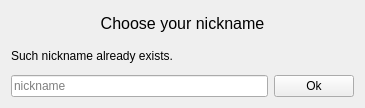
<?xml version="1.0" encoding="UTF-8"?>
<ui version="4.0">
 <class>NicknameSelector</class>
 <widget class="QWidget" name="NicknameSelector">
  <property name="geometry">
   <rect>
    <x>0</x>
    <y>0</y>
    <width>365</width>
    <height>108</height>
   </rect>
  </property>
  <property name="windowTitle">
   <string>Form</string>
  </property>
  <layout class="QVBoxLayout" name="verticalLayout">
   <item>
    <widget class="QLabel" name="label">
     <property name="font">
      <font>
       <pointsize>12</pointsize>
      </font>
     </property>
     <property name="text">
      <string>&lt;html&gt;&lt;head/&gt;&lt;body&gt;&lt;p&gt;Choose your nickname&lt;/p&gt;&lt;/body&gt;&lt;/html&gt;</string>
     </property>
     <property name="alignment">
      <set>Qt::AlignCenter</set>
     </property>
    </widget>
   </item>
   <item>
    <widget class="QLabel" name="nicknameExistsLabel">
     <property name="enabled">
      <bool>true</bool>
     </property>
     <property name="text">
      <string>Such nickname already exists.</string>
     </property>
    </widget>
   </item>
   <item>
    <layout class="QHBoxLayout" name="horizontalLayout">
     <item>
      <widget class="QLineEdit" name="nicknameLineEdit">
       <property name="placeholderText">
        <string>nickname</string>
       </property>
      </widget>
     </item>
     <item>
      <widget class="QPushButton" name="okButton">
       <property name="text">
        <string>Ok</string>
       </property>
      </widget>
     </item>
    </layout>
   </item>
  </layout>
 </widget>
 <resources/>
 <connections/>
</ui>
